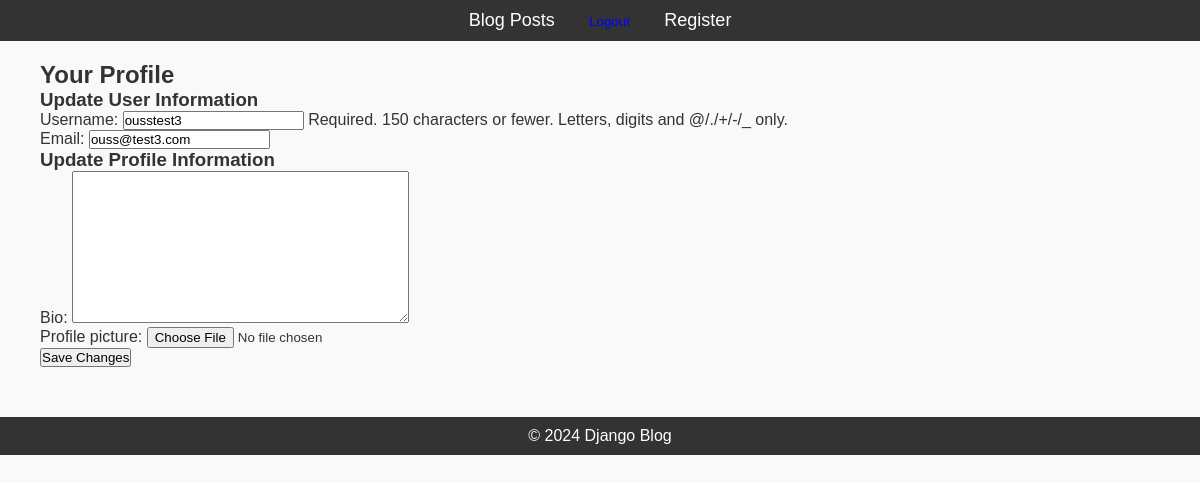
/profile/ (signed in), run on an earlier commit of the app's database.
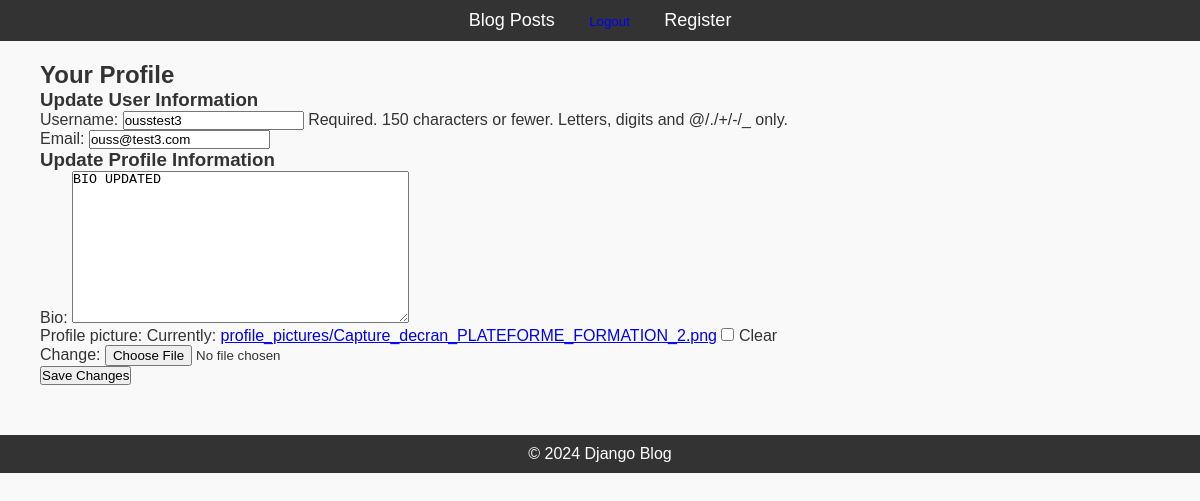
And on a later commit of the database.
### blog/models.py (models this page shows, shortened)
class Profile(models.Model):
    user = models.OneToOneField(User, on_delete=models.CASCADE)
    bio = models.TextField(blank=True, null=True)
    profile_picture = models.ImageField(upload_to='profile_pictures/', blank=True, null=True)

### blog/views.py (the view)
# urls.py: path('profile/', views.profile, name='profile'),
@login_required
def profile(request):
    if request.method == 'POST':
        user_form = UserUpdateForm(request.POST, instance=request.user)
        profile_form = ProfileUpdateForm(request.POST, request.FILES, instance=request.user.profile)
        if user_form.is_valid() and profile_form.is_valid():
            user_form.save()
            profile_form.save()
            messages.success(request, 'Your profile has been updated successfully!')
            return redirect('profile')
    else:
        user_form = UserUpdateForm(instance=request.user)
        profile_form = ProfileUpdateForm(instance=request.user.profile)
    context = {
        'user_form': user_form,
        'profile_form': profile_form,
    }
    return render(request, 'blog/profile.html', context)

### blog/forms.py
class UserUpdateForm(forms.ModelForm):
    email = forms.EmailField(required=True)
    class Meta:
        model = User
        fields = ['username', 'email']

class ProfileUpdateForm(forms.ModelForm):
    class Meta:
        model = Profile
        fields = ['bio', 'profile_picture']

### blog/templates/blog/profile.html (shortened to what this page needs)
{% extends "blog/base.html" %}
{% load static %}
{% block content %}
<div class="content">
    <h2>Your Profile</h2>
    <form method="post" enctype="multipart/form-data" class="form">
        <div class="form-group">
            <h3>Update User Information</h3>
            {{ user_form.as_p }}
        </div>
        <div class="form-group">
            <h3>Update Profile Information</h3>
            {{ profile_form.as_p }}
        </div>
        <button type="submit" class="btn btn-primary">Save Changes</button>
    </form>
</div>
{% endblock %}

What changed in the data, as far as the page shows it:
changed Profile: bio (not shown) → "BIO UPDATED"
Also different on the page:
form field as_p: (not shown) → "☐"
text no longer shown: "Bio: Profile picture:"
text now shown: "Bio: Profile picture: Currently: profile_pictures/Capture_decran_PLATEFORME_FORMATION_2.png Clear Change:"
